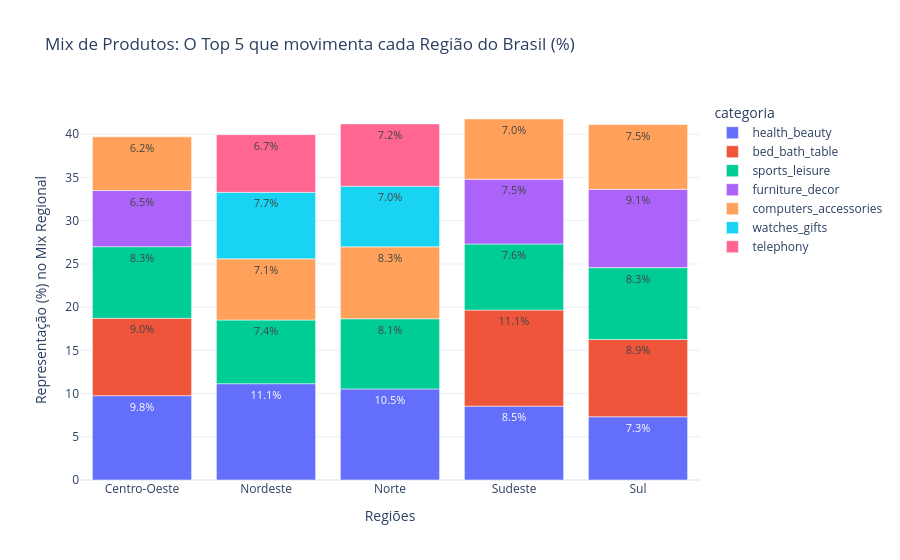

The notebook cell saved with this chart:
### Markdown cell above
## 3. Top Categorias por Região
O Sudeste dita as regras do top 10 porque tem 70% da massa de vendas. Vamos olhar o Top 5 de Vendas percentual **dentro de cada região**. Será que o Norte consome algo diferente do Sudeste?

### Code cell
# Calcula o share (porcentagem) de uma categoria dentro de sua própria região
vendas_categoria = df_marketing.groupby(['regiao', 'categoria'])['order_id'].count().reset_index()
vendas_categoria.columns = ['regiao', 'categoria', 'vendas']

vendas_totais_regiao = vendas_categoria.groupby('regiao')['vendas'].transform('sum')
vendas_categoria['share_perc'] = (vendas_categoria['vendas'] / vendas_totais_regiao) * 100

# Pegando o Top 5 de cada Região
top_categorias = vendas_categoria.sort_values(['regiao', 'share_perc'], ascending=[True, False]).groupby('regiao').head(5)

fig_top_cat = px.bar(
    top_categorias,
    x='regiao',
    y='share_perc',
    color='categoria',
    title='Mix de Produtos: O Top 5 que movimenta cada Região do Brasil (%)',
    labels={'share_perc': 'Representação (%) no Mix Regional', 'regiao': 'Regiões'},
    template='plotly_white',
    text=top_categorias['share_perc'].round(1).astype(str) + '%'
)
fig_top_cat.update_traces(textposition='inside', textfont_size=11)
fig_top_cat.show()

### Figure 1 — Plotly figure (JSON) as saved in the notebook; plotly's stock layout.template omitted (floating-point values rounded to 4 significant figures)
{"data": [{"hovertemplate": "categoria=health_beauty<br>Regiões=%{x}<br>Representação (%) no Mix Regional=%{y}<br>text=%{text}<extra></extra>", "legendgroup": "health_beauty", "marker": {"color": "#636efa", "pattern": {"shape": ""}}, "name": "health_beauty", "orientation": "v", "showlegend": true, "text": ["9.8%", "11.1%", "10.5%", "8.5%", "7.3%"], "textfont": {"size": 11}, "textposition": "inside", "type": "bar", "x": ["Centro-Oeste", "Nordeste", "Norte", "Sudeste", "Sul"], "xaxis": "x", "y": [9.757, 11.14, 10.54, 8.543, 7.318], "yaxis": "y"}, {"hovertemplate": "categoria=bed_bath_table<br>Regiões=%{x}<br>Representação (%) no Mix Regional=%{y}<br>text=%{text}<extra></extra>", "legendgroup": "bed_bath_table", "marker": {"color": "#EF553B", "pattern": {"shape": ""}}, "name": "bed_bath_table", "orientation": "v", "showlegend": true, "text": ["9.0%", "11.1%", "8.9%"], "textfont": {"size": 11}, "textposition": "inside", "type": "bar", "x": ["Centro-Oeste", "Sudeste", "Sul"], "xaxis": "x", "y": [8.957, 11.12, 8.947], "yaxis": "y"}, {"hovertemplate": "categoria=sports_leisure<br>Regiões=%{x}<br>Representação (%) no Mix Regional=%{y}<br>text=%{text}<extra></extra>", "legendgroup": "sports_leisure", "marker": {"color": "#00cc96", "pattern": {"shape": ""}}, "name": "sports_leisure", "orientation": "v", "showlegend": true, "text": ["8.3%", "7.4%", "8.1%", "7.6%", "8.3%"], "textfont": {"size": 11}, "textposition": "inside", "type": "bar", "x": ["Centro-Oeste", "Nordeste", "Norte", "Sudeste", "Sul"], "xaxis": "x", "y": [8.282, 7.366, 8.119, 7.644, 8.308], "yaxis": "y"}, {"hovertemplate": "categoria=furniture_decor<br>Regiões=%{x}<br>Representação (%) no Mix Regional=%{y}<br>text=%{text}<extra></extra>", "legendgroup": "furniture_decor", "marker": {"color": "#ab63fa", "pattern": {"shape": ""}}, "name": "furniture_decor", "orientation": "v", "showlegend": true, "text": ["6.5%", "7.5%", "9.1%"], "textfont": {"size": 11}, "textposition": "inside", "type": "bar", "x": ["Centro-Oeste", "Sudeste", "Sul"], "xaxis": "x", "y": [6.494, 7.488, 9.062], "yaxis": "y"}, {"hovertemplate": "categoria=computers_accessories<br>Regiões=%{x}<br>Representação (%) no Mix Regional=%{y}<br>text=%{text}<extra></extra>", "legendgroup": "computers_accessories", "marker": {"color": "#FFA15A", "pattern": {"shape": ""}}, "name": "computers_accessories", "orientation": "v", "showlegend": true, "text": ["6.2%", "7.1%", "8.3%", "7.0%", "7.5%"], "textfont": {"size": 11}, "textposition": "inside", "type": "bar", "x": ["Centro-Oeste", "Nordeste", "Norte", "Sudeste", "Sul"], "xaxis": "x", "y": [6.212, 7.075, 8.321, 6.971, 7.497], "yaxis": "y"}, {"hovertemplate": "categoria=watches_gifts<br>Regiões=%{x}<br>Representação (%) no Mix Regional=%{y}<br>text=%{text}<extra></extra>", "legendgroup": "watches_gifts", "marker": {"color": "#19d3f3", "pattern": {"shape": ""}}, "name": "watches_gifts", "orientation": "v", "showlegend": true, "text": ["7.7%", "7.0%"], "textfont": {"size": 11}, "textposition": "inside", "type": "bar", "x": ["Nordeste", "Norte"], "xaxis": "x", "y": [7.698, 7.01], "yaxis": "y"}, {"hovertemplate": "categoria=telephony<br>Regiões=%{x}<br>Representação (%) no Mix Regional=%{y}<br>text=%{text}<extra></extra>", "legendgroup": "telephony", "marker": {"color": "#FF6692", "pattern": {"shape": ""}}, "name": "telephony", "orientation": "v", "showlegend": true, "text": ["6.7%", "7.2%"], "textfont": {"size": 11}, "textposition": "inside", "type": "bar", "x": ["Nordeste", "Norte"], "xaxis": "x", "y": [6.673, 7.211], "yaxis": "y"}], "layout": {"barmode": "relative", "legend": {"title": {"text": "categoria"}, "tracegroupgap": 0}, "title": {"text": "Mix de Produtos: O Top 5 que movimenta cada Região do Brasil (%)"}, "xaxis": {"anchor": "y", "domain": [0.0, 1.0], "title": {"text": "Regiões"}}, "yaxis": {"anchor": "x", "domain": [0.0, 1.0], "title": {"text": "Representação (%) no Mix Regional"}}}}
